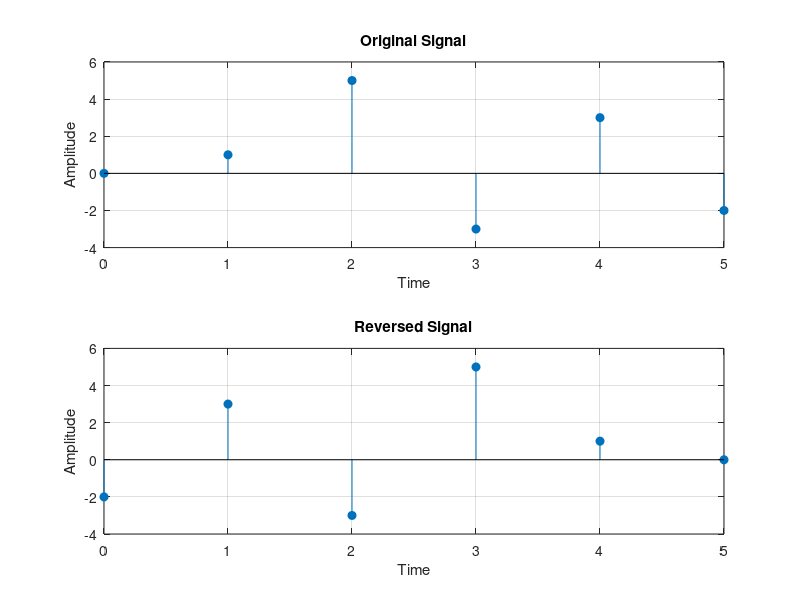

Write the MATLAB code that produced this figure.
% Time Reversal

t = 0:5;

x = [0 1 5 -3 3 -2];
subplot(2,1,1);
plot(t,x);
stem(t,x,'filled');
title('Original Signal');
xlabel('Time');
ylabel('Amplitude');
grid on;

y = fliplr(x);
subplot(2,1,2);
stem(t,y,'filled');
title('Reversed Signal');
xlabel('Time');
ylabel('Amplitude');
grid on;
